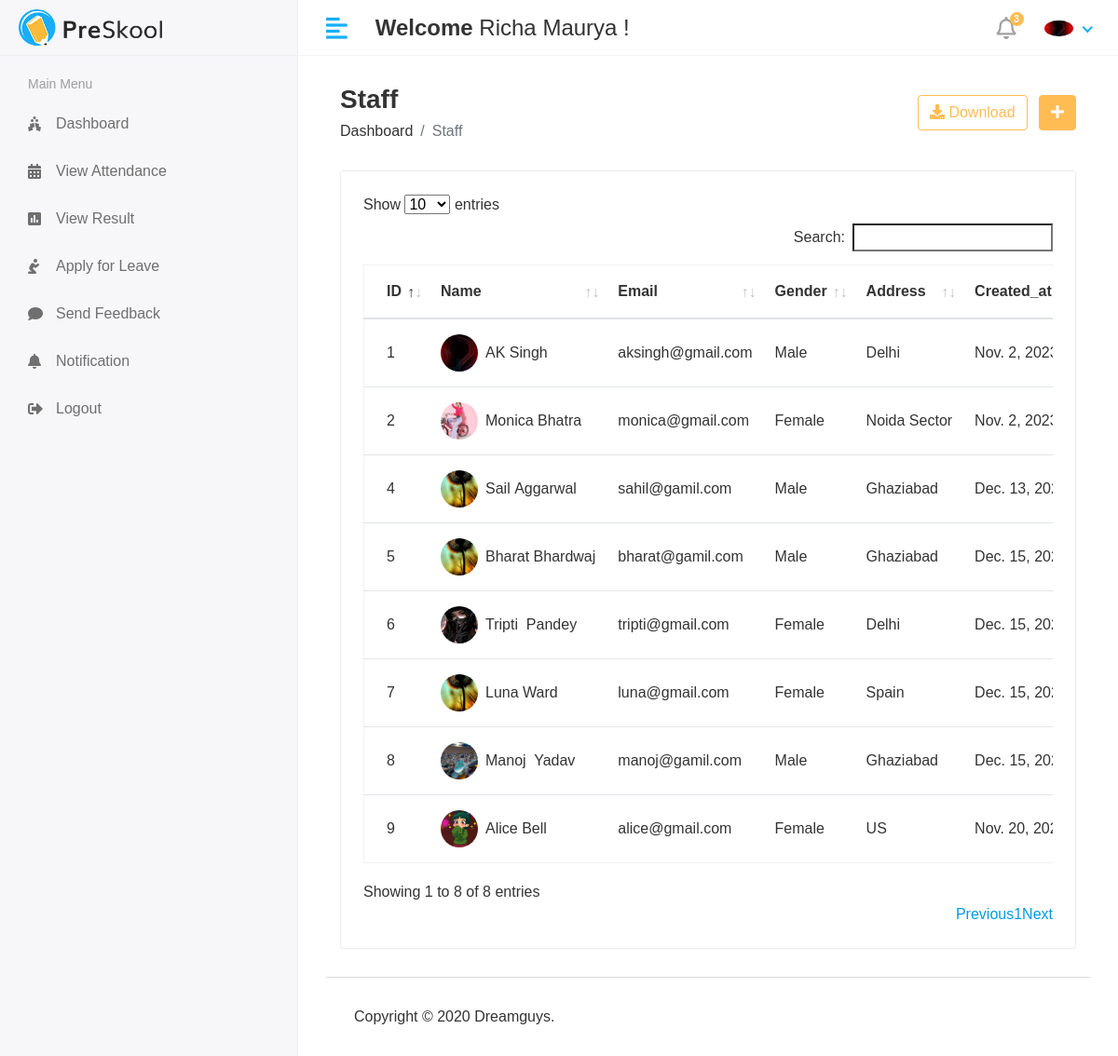
Page /Hod/Staff/View (signed in) on the committed database.
### app/models.py (models this page shows, shortened)
class CustomUser(AbstractUser):
    USER = (
        (1, 'HOD'),
        (2, 'STAFF'),
        (3, 'STUDENT'),
    )
    user_type = models.CharField(choices=USER, max_length=50, default=1)
    profile_pic = models.ImageField(upload_to='media/profile_pic')

class Staff(models.Model):
    admin = models.OneToOneField(CustomUser, on_delete=models.CASCADE)
    address = models.TextField()
    gender = models.CharField(max_length=100)
    created_at = models.DateTimeField(auto_now_add=True)
    updated_at = models.DateTimeField(auto_now=True)

### student_management_system/Hod_views.py (the view)
# urls.py: path('Hod/Staff/View',Hod_views.VIEW_STAFF,name='view_staff'),
@login_required(login_url='/')
def VIEW_STAFF(request):
    staff = Staff.objects.all()
    context = {
        'staff' : staff,
    }
    return render(request,'Hod/view_staff.html',context)

### templates/Hod/view_staff.html (shortened to what this page needs)
{% extends 'base.html' %}
{% block content %}
{% load static %}
<div class="content container-fluid">
   <div class="page-header">
      <div class="row align-items-center">
         <div class="col">
            <h3 class="page-title">Staff</h3>
            <ul class="breadcrumb">
               <li class="breadcrumb-item"><a href="index.html">Dashboard</a></li>
               <li class="breadcrumb-item active">Staff</li>
            </ul>
         </div>
         <div class="col-auto text-right float-right ml-auto">
            <a href="#" class="btn btn-outline-primary mr-2"><i class="fas fa-download"></i> Download</a>
            <a href="add-student.html" class="btn btn-primary"><i class="fas fa-plus"></i></a>
         </div>
      </div>
   </div>
   <div class="row">
      <div class="col-sm-12">
         <div class="card card-table">
            <div class="card-body">
               <div class="table-responsive">
                  <table id="table_id" class="table table-hover table-center mb-0">
                     <thead>
                        <tr>
                           <th>ID</th>
                           <th>Name</th>
                           <th>Email</th>
                           <th>Gender</th>
                           <th>Address</th>
                           <th>Created_at</th>
                        </tr>
                     </thead>
                     <tbody>
                        {% for i in staff %}
                        <tr>
                           <td>{{i.id}}</td>
                           <td>
                              <h2 class="table-avatar">
                                 <a href="student-details.html" class="avatar avatar-sm mr-2"><img class="avatar-img rounded-circle" src="/{{i.admin.profile_pic}}" alt="User Image"></a>
                                 <a href="student-details.html">{{i.admin.first_name}}&nbsp;{{i.admin.last_name}}</a>
                              </h2>
                           </td>
                           <td>{{i.admin.email}}</td>
                           <td>{{i.gender}}</td>
                           <td>{{i.address}}</td>
                           <td>{{i.created_at}}</td>
                        </tr>
                        {% endfor %}
                     </tbody>
                  </table>
               </div>
            </div>
         </div>
      </div>
   </div>
</div>
{% endblock %}

### templates/includes/header.html (shortened to what this page needs)
{% load static %}
<div class="header">
            <div class="header-left">
               <a href="index.html" class="logo">
               <img src="{% static 'assets/img/logo.png' %}" alt="Logo">
               </a>
            </div>
            <a href="javascript:void(0);" id="toggle_btn">
            <i class="fas fa-align-left"></i>
            </a>
            <div class="top-nav-search mt-3">
               <h4><strong>Welcome</strong>&nbsp;<span>{{ user.first_name }} {{ user.last_name }}</span>&nbsp;!</h4>
            </div>
            <ul class="nav user-menu">
               <li class="nav-item dropdown noti-dropdown">
                  <a href="#" class="dropdown-toggle nav-link" data-toggle="dropdown">
                  <i class="far fa-bell"></i> <span class="badge badge-pill">3</span>
                  </a>
               </li>
               <li class="nav-item dropdown has-arrow">
                  <a href="#" class="dropdown-toggle nav-link" data-toggle="dropdown">
                     {% if user.profile_pic == "" %}
                  <span class="user-img"><img class="rounded-circle" src="{% static 'assets/img/noimage.jpg ' %}" width="31" alt="Ryan Taylor"></span>
                     {% else %}
                  <span class="user-img"><img class="rounded-circle" src="/{{user.profile_pic}}" width="31" alt="Ryan Taylor"></span>
                   {% endif %}
                  </a>
               </li>
            </ul>
         </div>

### static/assets/css/style.css (style rules this page uses)
html { height: 100%; }
body { background-color: #fff; color: #333; font-family: 'Poppins', sans-serif; font-size: 1rem; height: 100%; line-height: 1.5; overflow-x: hidden; }
h1, h2, h3, h4, h5, h6 { font-family: 'Poppins', sans-serif; margin-top: 0; }
a { color: #009ce7; }
input, button, a { transition: all 0.4s ease; -moz-transition: all 0.4s ease; -o-transition: all 0.4s ease; -ms-transition: all 0.4s ease; -webkit-transition: all 0.4s ease; }
ul, ol { padding: 0px; list-style: none; }
.table { color: #333; max-width: 100%; margin-bottom: 0; width: 100%; }
.table.dataTable { border-collapse: collapse !important; border: 1px solid rgba(0, 0, 0, 0.05); }
table.table td h2 { display: inline-block; font-size: inherit; font-weight: 400; margin: 0; padding: 0; vertical-align: middle; }
table.table td h2.table-avatar { align-items: center; display: inline-flex; font-size: inherit; font-weight: 400; margin: 0; padding: 0; vertical-align: middle; white-space: nowrap; }
table.table td h2 a { color: #333; }
.table thead tr th { font-weight: 600; }
.table tbody tr { border-bottom: 1px solid rgba(0, 0, 0, 0.05); }
.table.table-center td, .table.table-center th { vertical-align: middle; }
.card-table .card-body .table > thead > tr > th { border-top: 0; }
.card-table .card-body .table tr td:first-child, .card-table .card-body .table tr th:first-child { padding-left: 1.5rem; }
.card-table .table td, .card-table .table th { border-top: 1px solid #e2e5e8; padding: 1rem 0.75rem; white-space: nowrap; }
.btn-primary { background-color: #FFBC53; border: 1px solid #FFBC53; }
.btn-outline-primary { color: #FFBC53; border-color: #FFBC53; }
.card { border: 1px solid #ececf5; box-shadow: 0 1px 3px 0 rgba(0, 0, 0, 0.03); margin-bottom: 1.875rem; }
.card-body { padding: 1.5rem; }
.avatar { position: relative; display: inline-block; width: 3rem; height: 3rem }
.avatar > img { width: 100%; height: 100%; -o-object-fit: cover; object-fit: cover; }
.avatar-sm { width: 2.5rem; height: 2.5rem; }
.header { background-color: #fff; border-bottom: 1px solid #f3f3f4; left: 0; position: fixed; right: 0; top: 0; z-index: 1001; height: 60px; }
.header .header-left { float: left; height: 60px; padding: 0 20px; position: relative; width: 320px; z-index: 1; transition: all 0.2s ease-in-out; background-color: #f7f7fa; border-bottom: 1px solid #efefef; border-right: 1px solid #ececf5; display: flex; align-items: center; }
.header .header-left .logo { display: inline-block; line-height: 60px; }
.header .header-left .logo img { max-height: 40px; width: auto; }
.header .dropdown-toggle:after { display: none; }
.header .has-arrow .dropdown-toggle:after { border-top: 0; border-left: 0; border-bottom: 2px solid #18aefa; border-right: 2px solid #18aefa; content: ''; height: 8px; display: inline-block; pointer-events: none; -webkit-transform-origin: 66% 66%; -ms-transform-origin: 66% 66%; transform-origin: 66% 66%; -webkit-transform: rotate(45deg); -ms-transform: rotate(45deg); transform: rotate(45deg); -webkit-transition: all 0.15s ease-in-out; transition: all 0.15s ease-in-out; width: 8px; vertical-align: 0px; }
.user-menu { float: right; margin: 0; position: relative; z-index: 99; padding-right: 15px; }
.user-menu.nav > li > a { color: #a0a0a0; font-size: 14px; line-height: 58px; padding: 0 15px; height: 60px; }
.user-img { margin-right: 3px; position: relative; }
.top-nav-search { float: left; margin-left: 15px; }
.page-header { margin-bottom: 1.875rem; }
.page-header .breadcrumb { background-color: transparent; color: #6c757d; font-size: 1rem; font-weight: 500; margin-bottom: 0; padding: 0; }
.page-header .breadcrumb a { color: #333; }
.page-title { font-size: 28px; font-weight: 600; color: #333; margin-bottom: 5px; }
.user-menu.nav > li > a .badge { background-color: #FFBC53; display: block; font-size: 10px; font-weight: bold; height: 15px; width: 15px; position: absolute; right: 7px; top: 13px; color: #fff; padding: 3px; }
.user-menu.nav > li > a > i { font-size: 1.5rem; line-height: 60px; }
@media (min-width: 992px) { #toggle_btn { align-items: center; color: #18aefa; display: inline-flex; float: left; font-size: 26px; height: 60px; justify-content: center; margin-left: 15px; padding: 0 15px; } }

### rows in the picture
CustomUser: first_name "Richa", last_name "Maurya", profile_pic (picture)
Staff: id "1", admin.profile_pic (picture), admin.first_name "AK", admin.last_name "Singh", admin.email "aksingh@gmail.com", gender "Male", address "Delhi", created_at "Nov. 2,…"
Staff: id "2", admin.profile_pic (picture), admin.first_name "Monica", admin.last_name "Bhatra", admin.email "monica@gmail.com", gender "Female", address "Noida Sector", created_at "Nov. 2,…"
Staff: id "4", admin.profile_pic (picture), admin.first_name "Sail", admin.last_name "Aggarwal", admin.email "sahil@gamil.com", gender "Male", address "Ghaziabad", created_at "Dec. 13,…"
Staff: id "5", admin.profile_pic (picture), admin.first_name "Bharat", admin.last_name "Bhardwaj", admin.email "bharat@gamil.com", gender "Male", address "Ghaziabad", created_at "Dec. 15,…"
Staff: id "6", admin.profile_pic (picture), admin.first_name "Tripti", admin.last_name "Pandey", admin.email "tripti@gmail.com", gender "Female", address "Delhi", created_at "Dec. 15,…"
Staff: id "7", admin.profile_pic (picture), admin.first_name "Luna", admin.last_name "Ward", admin.email "luna@gmail.com", gender "Female", address "Spain", created_at "Dec. 15,…"
Staff: id "8", admin.profile_pic (picture), admin.first_name "Manoj", admin.last_name "Yadav", admin.email "manoj@gamil.com", gender "Male", address "Ghaziabad", created_at "Dec. 15,…"
Staff: id "9", admin.profile_pic (picture), admin.first_name "Alice", admin.last_name "Bell", admin.email "alice@gmail.com", gender "Female", address "US", created_at "Nov. 20,…"
